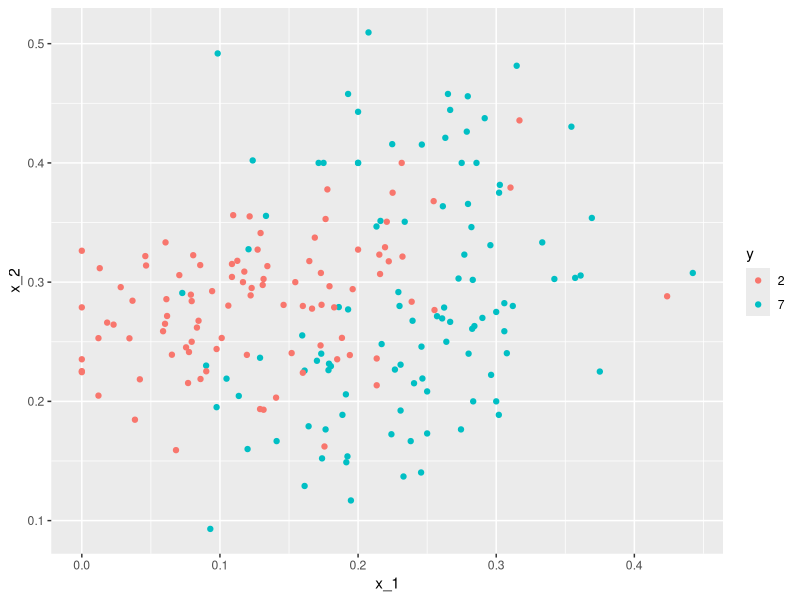
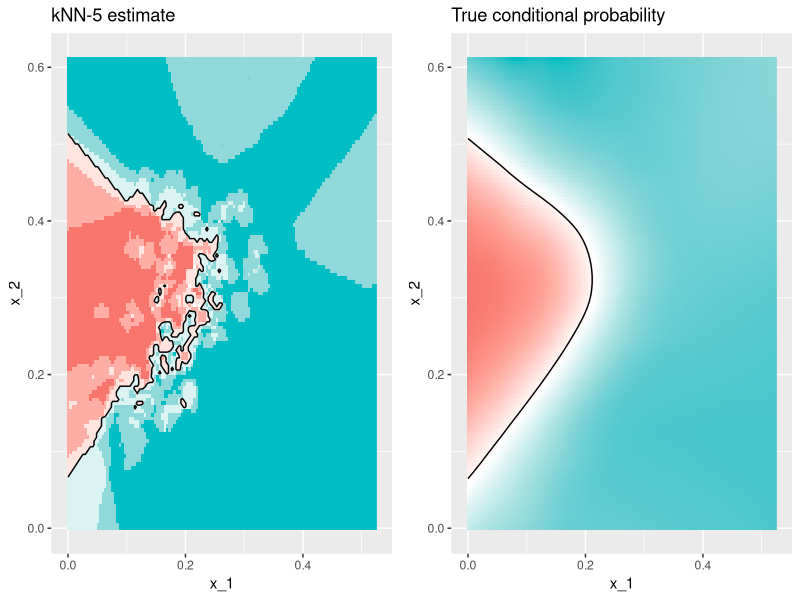
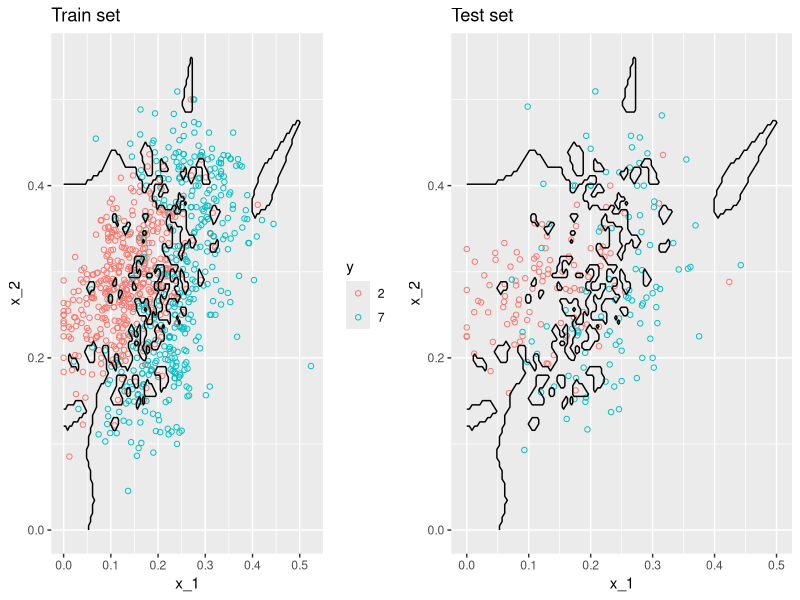
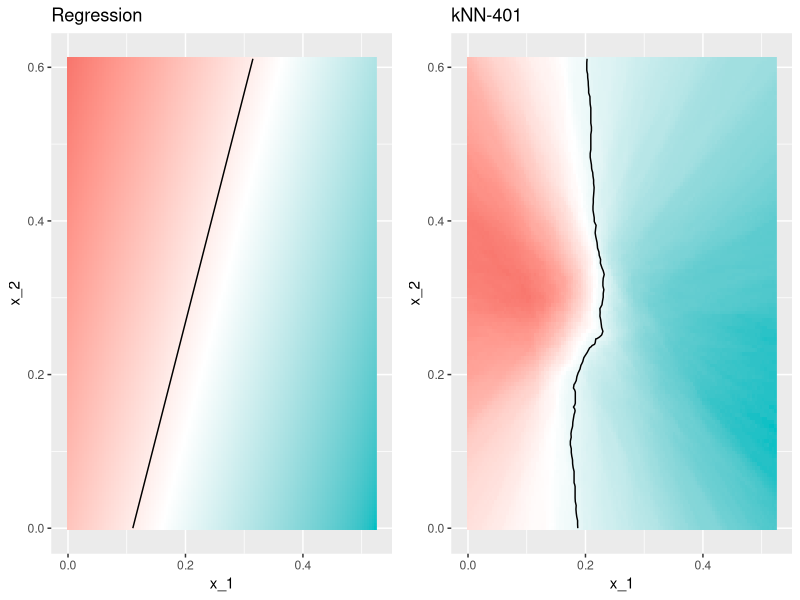
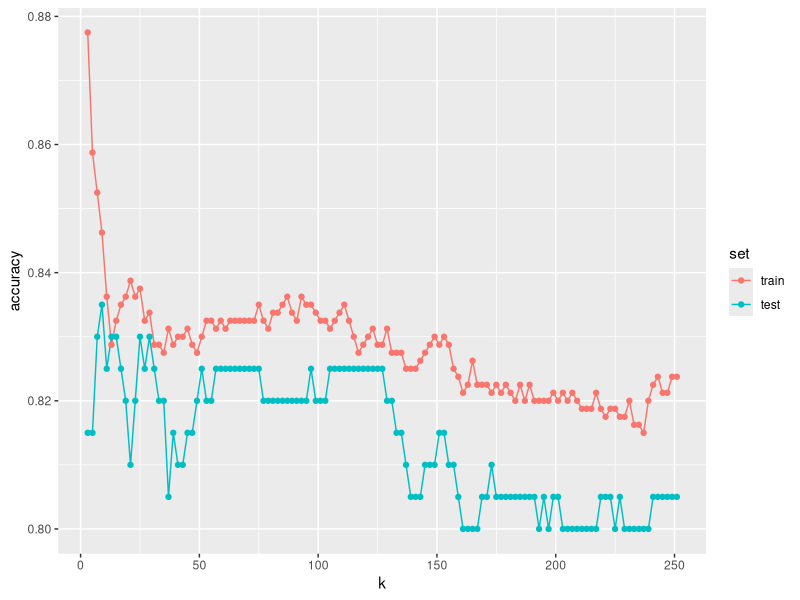

R code for these plots, in order:
library(tidyverse)
library(caret)
library(dslabs)
library(gridExtra)
library(tidyverse)

data("mnist_27")

mnist_27$test %>%
  ggplot(aes(x_1, x_2, color = y)) +
  geom_point()

knn_fit <- knn3(y ~ ., data = mnist_27$train)

y_hat_knn <- predict(knn_fit, mnist_27$test, type = "class")
confusionMatrix(y_hat_knn, mnist_27$test$y)$overall["Accuracy"]

fit_lm <- mnist_27$train %>% 
  mutate(y = ifelse(y == 7, 1, 0)) %>% 
  lm(y ~ x_1 + x_2, data = .)
p_hat_lm <- predict(fit_lm, mnist_27$test)
y_hat_lm <- factor(ifelse(p_hat_lm > 0.5, 7, 2))
confusionMatrix(y_hat_lm, mnist_27$test$y)$overall["Accuracy"]

plot_cond_prob <- function(p_hat=NULL){
  tmp <- mnist_27$true_p
  if(!is.null(p_hat)){
    tmp <- mutate(tmp, p=p_hat)
  }
  tmp %>% ggplot(aes(x_1, x_2, z=p, fill=p)) +
    geom_raster(show.legend = FALSE) +
    scale_fill_gradientn(colors=c("#F8766D", "white", "#00BFC4")) +
    stat_contour(breaks=c(0.5), color="black")
}
p1 <- plot_cond_prob() +
  ggtitle("True conditional probability")
p2 <- plot_cond_prob(predict(knn_fit, mnist_27$true_p)[,2]) +
  ggtitle("kNN-5 estimate")
grid.arrange(p2, p1, nrow=1)

y_hat_knn <- predict(knn_fit, mnist_27$train, type = "class")
confusionMatrix(y_hat_knn, mnist_27$train$y)$overall["Accuracy"]

y_hat_knn <- predict(knn_fit, mnist_27$test, type = "class")
confusionMatrix(y_hat_knn, mnist_27$test$y)$overall["Accuracy"]

# Overtraining and Oversmoothing

knn_fit_1 <- knn3(y ~ ., data = mnist_27$train, k = 1)
y_hat_knn_1 <- predict(knn_fit_1, mnist_27$train, type = "class")
confusionMatrix(y_hat_knn_1, mnist_27$train$y)$overall["Accuracy"]

y_hat_knn_1 <- predict(knn_fit_1, mnist_27$test, type = "class")
confusionMatrix(y_hat_knn_1, mnist_27$test$y)$overall["Accuracy"]

p1 <- mnist_27$true_p %>% 
  mutate(knn = predict(knn_fit_1, newdata = .)[,2]) %>%
  ggplot() +
  geom_point(data = mnist_27$train, aes(x_1, x_2, color= y), pch=21) +
  scale_fill_gradientn(colors=c("#F8766D", "white", "#00BFC4")) +
  stat_contour(aes(x_1, x_2, z = knn), breaks=c(0.5), color="black") +
  ggtitle("Train set")
p2 <- mnist_27$true_p %>% 
  mutate(knn = predict(knn_fit_1, newdata = .)[,2]) %>%
  ggplot() +
  geom_point(data = mnist_27$test, aes(x_1, x_2, color= y), 
             pch=21, show.legend = FALSE) +
  scale_fill_gradientn(colors=c("#F8766D", "white", "#00BFC4")) +
  stat_contour(aes(x_1, x_2, z = knn), breaks=c(0.5), color="black") +
  ggtitle("Test set")
grid.arrange(p1, p2, nrow=1)

knn_fit_401 <- knn3(y ~ ., data = mnist_27$train, k = 401)
y_hat_knn_401 <- predict(knn_fit_401, mnist_27$test, type = "class")
confusionMatrix(y_hat_knn_401, mnist_27$test$y)$overall["Accuracy"]

fit_glm <- glm(y ~ x_1 + x_2, data=mnist_27$train, family="binomial")
p1 <- plot_cond_prob(predict(fit_glm, mnist_27$true_p)) +
  ggtitle("Regression")
p2 <- plot_cond_prob(predict(knn_fit_401, mnist_27$true_p)[,2]) +
  ggtitle("kNN-401")
grid.arrange(p1, p2, nrow=1)

# Choosing k

ks <- seq(3, 251, 2)

library(purrr)
accuracy <- map_df(ks, function(k){
  fit <- knn3(y ~ ., data = mnist_27$train, k = k)
  
  y_hat <- predict(fit, mnist_27$train, type = "class")
  cm_train <- confusionMatrix(y_hat, mnist_27$train$y)
  train_error <- cm_train$overall["Accuracy"]
  
  y_hat <- predict(fit, mnist_27$test, type = "class")
  cm_test <- confusionMatrix(y_hat, mnist_27$test$y)
  test_error <- cm_test$overall["Accuracy"]
  
  tibble(train = train_error, test = test_error)
})

accuracy %>% mutate(k = ks) %>%
  gather(set, accuracy, -k) %>%
  mutate(set = factor(set, levels = c("train", "test"))) %>%
  ggplot(aes(k, accuracy, color = set)) + 
  geom_line() +
  geom_point()

ks[which.max(accuracy$test)]
max(accuracy$test)
